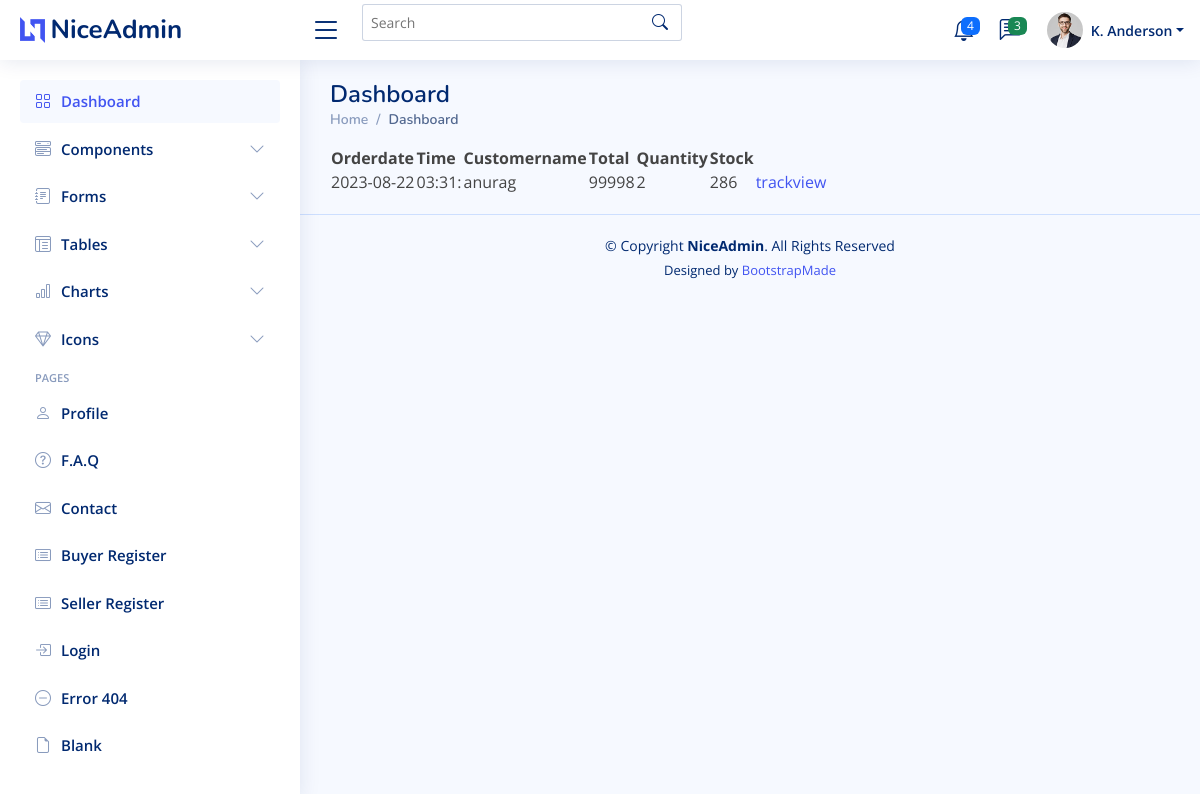
The app's page /details21/ (signed in) with its own data.
### buyer/models.py (models this page shows)
class order_tb(models.Model):
    Customername=models.CharField(max_length=20)
    Address=models.CharField(max_length=20)
    Phonenumber=models.CharField(max_length=20)
    Buyerid=models.ForeignKey(register_tb,on_delete=models.CASCADE)
    Status=models.CharField(max_length=20,default="pending")
    Orderdate=models.CharField(max_length=20)
    Time=models.CharField(max_length=20)
    Grandtotal=models.IntegerField()

class orderitem_tb(models.Model):
    Orderid=models.ForeignKey(order_tb,on_delete=models.CASCADE)
    Productid=models.ForeignKey("seller.Product_tb",on_delete=models.CASCADE)
    Buyerid=models.ForeignKey(register_tb,on_delete=models.CASCADE)
    Quantity=models.IntegerField()
    Total=models.IntegerField()

### seller/models.py (models this page shows)
class Product_tb(models.Model):
    Name=models.CharField(max_length=20)
    File=models.FileField()
    Price=models.CharField(max_length=20)
    Stock=models.IntegerField()
    Details=models.CharField(max_length=20)
    Sellerid=models.ForeignKey(sellerregister_tb,on_delete=models.CASCADE)
    Categoryid=models.ForeignKey("siteadmin.category_tb",on_delete=models.CASCADE)

### buyer/views.py (the view)
# urls.py: path('details<int:id>/',buyerview.details,name='details'),
def details(request,id):
    orderdetails=orderitem_tb.objects.filter(Orderid=id,Buyerid=request.session["buyerid"]).select_related('Orderid')
    det=order_tb.objects.filter(id=id)
    return render(request,'details.html',{'de':det,'od':orderdetails})

### templates/details.html (shortened to what this page needs)
{% extends 'Newbase.html' %}
{% block content%}
<html>
    <body>
        <table>
            <tr>
                <th>Orderdate</th>
                <th>Time</th>
                <th>Customername</th>
                <th>Total</th>
                <th>Quantity</th>
                <th>Stock</th>
            </tr>
            {% for v in de %}
            <tr>
                <td>{{v.Orderdate}}</td>
                <td>{{v.Time}}</td>
                <td>{{v.Customername}}</td>
            {% for i in od %}
                <td>{{i.Total}}</td>
                <td>{{i.Quantity}}</td>
                <td>{{i.Productid.Stock}}</td>
            {% if v.Status == 'approved' %}
                <td><a href="{% url 'Trackview' v.id %}">trackview</a></td>
            {% endif %}
            </tr>
            {% endfor %}
            {% endfor %}
        </table>
    </body>
</html>
{% endblock %}

### static/NiceAdmin/assets/css/style.css (style rules this page uses)
:root { scroll-behavior: smooth; }
body { font-family: "Open Sans", sans-serif; background: #f6f9ff; color: #444444; }

### records on screen
order_tb: Orderdate "2023-08-22", Time "03:31:", Customername "anurag"
orderitem_tb: Total "99998", Quantity "2", Productid.Stock "286"
